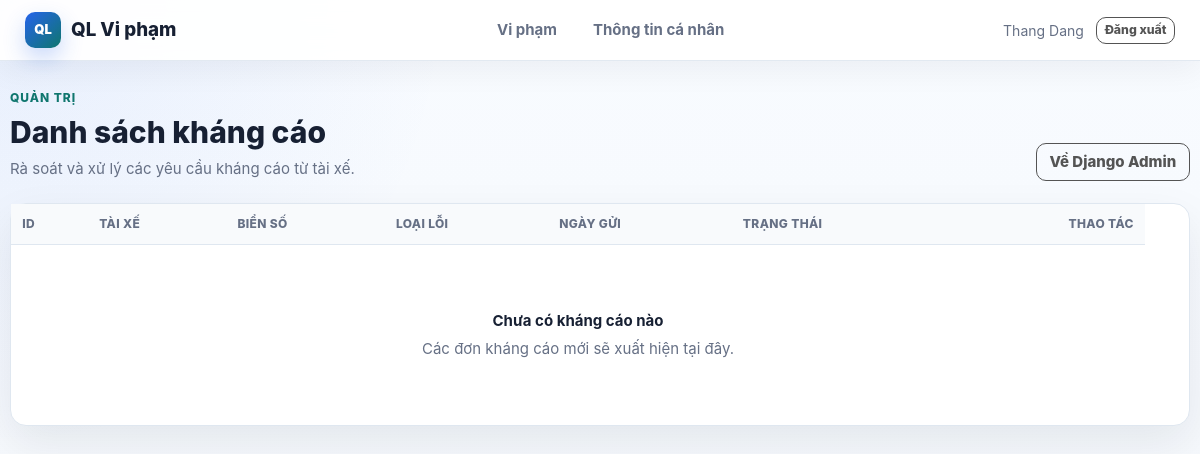
Before: /violations/admin/appeals/ (signed in) with the older database file.
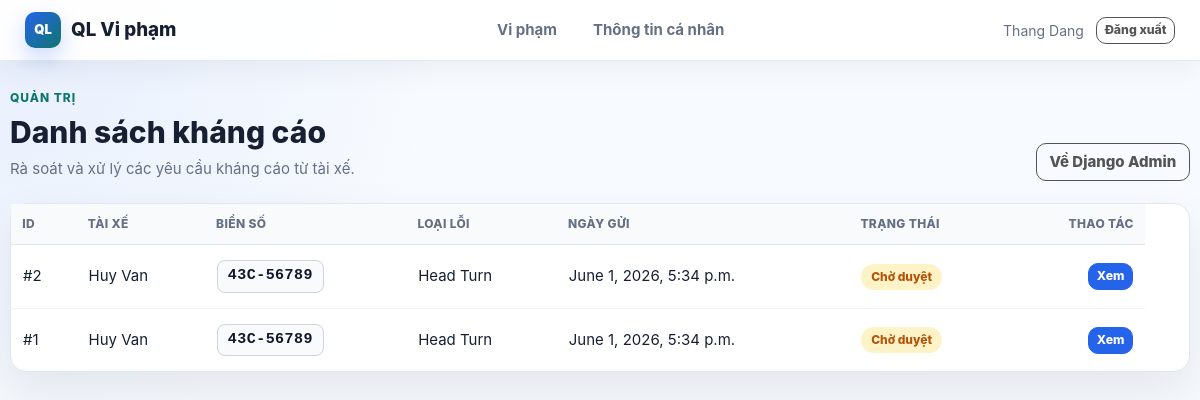
After: the same page with the newer database file.
### accounts/models.py (models this page shows, shortened)
class Account(AbstractBaseUser):
    first_name = models.CharField(max_length=50)
    last_name = models.CharField(max_length=50)
    username = models.CharField(max_length=50, unique=True)
    email = models.EmailField(max_length=100, unique=True)
    phone_number = models.CharField(max_length=15, blank=True)
    card_uid = models.CharField(max_length=50, unique=True, null=True, blank=True)
    date_joined = models.DateTimeField(auto_now_add=True)
    last_login = models.DateTimeField(auto_now=True)
    is_admin = models.BooleanField(default=False)
    is_staff = models.BooleanField(default=False)
    is_active = models.BooleanField(default=True)
    is_superadmin = models.BooleanField(default=False)
    USERNAME_FIELD = 'email'
    REQUIRED_FIELDS = ['username', 'first_name', 'last_name']
    objects = MyAccountManager()
    def get_full_name(self):
        return f"{self.first_name} {self.last_name}"

### violations/models.py (models this page shows, shortened)
class ViolationAppeal(models.Model):
    violation = models.OneToOneField(
        Violation,
        on_delete=models.CASCADE,
        related_name='appeal'
    )
    driver = models.ForeignKey(Account, on_delete=models.CASCADE)
    reason = models.TextField()
    status = models.CharField(
        max_length=20,
        choices=[
            ('pending', 'Pending'),
            ('approved', 'Approved'),
            ('rejected', 'Rejected'),
        ],
        default='pending'
    )
    admin_note = models.TextField(null=True, blank=True)
    created_at = models.DateTimeField(auto_now_add=True)
    reviewed_at = models.DateTimeField(null=True, blank=True, auto_now=True)

class Violation(models.Model):
    STATUS_CHOICES = [
        ('pending', 'Pending'),
        ('confirmed', 'Confirmed'),
        ('dismissed', 'Dismissed'),
        ('appealed', 'Appealed'),
    ]
    category = models.ForeignKey(Category, on_delete=models.CASCADE)
    reporter = models.ForeignKey(Account, on_delete=models.CASCADE)
    vehicle = models.ForeignKey(Vehicle, on_delete=models.CASCADE)
    title = models.CharField(max_length=200, default="Violation Report")
    description = models.TextField()
    reported_at = models.DateTimeField(auto_now_add=True)
    image = models.ImageField(upload_to='violations/', null=True, blank=True)
    video = models.FileField(upload_to='violations/videos/', null=True, blank=True)
    viewed = models.BooleanField(default=False)
    status = models.CharField(max_length=20, choices=STATUS_CHOICES, default='pending')
    class Meta:
        verbose_name = "Violation"
        verbose_name_plural = "Violations"
        ordering = ['-reported_at']

### vehicles/models.py (models this page shows, shortened)
class Vehicle(models.Model):
    license_plate = models.CharField(max_length=20, unique=True)
    model = models.CharField(max_length=100)
    registration_date = models.DateField()

### categories/models.py (models this page shows, shortened)
class Category(models.Model):
    name = models.CharField(max_length=100)
    description = models.TextField(blank=True, null=True)
    severality_level = models.IntegerField(default=1)
    is_active = models.BooleanField(default=True)
    created_at = models.DateTimeField(auto_now_add=True)
    class Meta:
        verbose_name = "Category"
        verbose_name_plural = "Categories"
        ordering = ['name']

### violations/views.py (the view)
# urls.py: path("admin/appeals/", views.appeal_review_list, name="appeal_review_list"),
@staff_member_required
def appeal_review_list(request):
    appeals = ViolationAppeal.objects.select_related(
        "violation",
        "driver",
        "violation__category",
        "violation__vehicle",
        "violation__reporter",
    ).order_by("-created_at")
    context = {
        "appeals": appeals,
    }
    return render(request, "admin_appeal_list.html", context)

### categories/context_processors.py (called while the page is built)
def menu_links(request):
    links = Category.objects.all()
    return dict(links=links)

### templates/admin_appeal_list.html (shortened to what this page needs)
{% extends "base.html" %}
{% block content %}
<section class="page-heading">
  <div>
    <p class="eyebrow">Quản trị</p>
    <h1>Danh sách kháng cáo</h1>
    <p>Rà soát và xử lý các yêu cầu kháng cáo từ tài xế.</p>
  </div>
  <a href="/admin/" class="btn btn-outline-secondary">Về Django Admin</a>
</section>
<section class="data-card">
  <div class="table-responsive">
    <table class="table app-table mb-0">
      <thead>
        <tr>
          <th>ID</th>
          <th>Tài xế</th>
          <th>Biển số</th>
          <th>Loại lỗi</th>
          <th>Ngày gửi</th>
          <th>Trạng thái</th>
          <th class="text-right">Thao tác</th>
        </tr>
      </thead>
      <tbody>
        {% for appeal in appeals %}
        <tr>
          <td>#{{ appeal.id }}</td>
          <td>{{ appeal.driver.get_full_name }}</td>
          <td><span class="plate-chip">{{ appeal.violation.vehicle.license_plate }}</span></td>
          <td>{{ appeal.violation.category.name }}</td>
          <td>{{ appeal.created_at }}</td>
          <td>
            {% if appeal.status == "pending" %}
            <span class="status-pill warning">Chờ duyệt</span>
            {% elif appeal.status == "approved" %}
            <span class="status-pill success">Đã chấp nhận</span>
            {% else %}
            <span class="status-pill danger">Đã từ chối</span>
            {% endif %}
          </td>
          <td class="text-right">
            <a
              href="{% url 'appeal_review_detail' appeal.id %}"
              class="btn btn-sm btn-primary"
            >
              Xem
            </a>
          </td>
        </tr>
        {% empty %}
        <tr>
          <td colspan="7">
            <div class="empty-state">
              <strong>Chưa có kháng cáo nào</strong>
              <span>Các đơn kháng cáo mới sẽ xuất hiện tại đây.</span>
            </div>
          </td>
        </tr>
        {% endfor %}
      </tbody>
    </table>
  </div>
</section>
{% endblock %}

### templates/base.html (shortened to what this page needs)
{% load static %}
<!doctype html>
<html lang="vi">
  <head>
    <link rel="stylesheet" href="{% static 'css/bootstrap.css' %}" />
    <link rel="stylesheet" href="{% static 'css/ui.css' %}" />
    <link rel="stylesheet" href="{% static 'css/responsive.css' %}" />
  </head>
  <body class="app-shell">
    <nav class="navbar navbar-expand-lg navbar-light app-navbar">
      <div class="container">
        <a class="navbar-brand app-brand" href="{% url 'violation_list' %}">
          <span class="app-brand-mark">QL</span>
          <span>QL Vi phạm</span>
        </a>
        <div class="collapse navbar-collapse" id="mainNavbar">
          <ul class="navbar-nav mr-auto app-nav-links">
            <li
              class="nav-item {% if request.resolver_match.url_name == 'violation_list' %}active{% endif %}"
            >
              <a class="nav-link" href="{% url 'violation_list' %}">Vi phạm</a>
            </li>
            <li
              class="nav-item {% if request.resolver_match.url_name == 'profile' %}active{% endif %}"
            >
              <a class="nav-link" href="{% url 'profile' %}">Thông tin cá nhân</a>
            </li>
          </ul>
          <div class="app-user-area">
            {% if request.user.is_authenticated %}
            <span class="app-user-name">
              {{ request.user.get_full_name|default:request.user.email }}
            </span>
            <a class="btn btn-outline-secondary btn-sm" href="{% url 'logout' %}">
              Đăng xuất
            </a>
            {% else %}
            <a class="btn btn-primary btn-sm" href="{% url 'login' %}">
              Đăng nhập
            </a>
            {% endif %}
          </div>
        </div>
      </div>
    </nav>
    <main class="container app-main">
      {% block content %}{% endblock %}
    </main>
  </body>
</html>

### core/static/css/ui.css (style rules this page uses)
html { font-family: "Inter", sans-serif; font-size: 15px; }
p:last-child { margin-bottom: 0; }
:root { --app-bg: #f4f7fb; --app-surface: #ffffff; --app-surface-soft: #f8fafc; --app-border: #dfe7f0; --app-text: #172033; --app-muted: #667085; --app-primary: #2563eb; --app-primary-dark: #1d4ed8; --app-success: #16803c; --app-warning: #b45309; --app-danger: #c2410c; --app-info: #0369a1; --app-shadow: 0 18px 45px rgba(15, 23, 42, 0.08); }
body.app-shell, body.auth-page { min-height: 100vh; background: radial-gradient(circle at top left, rgba(37, 99, 235, 0.08), transparent 30rem), linear-gradient(180deg, #f8fbff 0%, var(--app-bg) 100%); color: var(--app-text); }
.app-navbar { position: sticky; top: 0; z-index: 1000; border-bottom: 1px solid rgba(223, 231, 240, 0.9); background: rgba(255, 255, 255, 0.92); box-shadow: 0 10px 30px rgba(15, 23, 42, 0.05); backdrop-filter: blur(12px); }
.app-brand { display: inline-flex; align-items: center; gap: 10px; color: var(--app-text) !important; font-weight: 800; }
.app-brand-mark { display: inline-flex; width: 36px; height: 36px; align-items: center; justify-content: center; border-radius: 10px; color: #fff; background: linear-gradient(135deg, #2563eb, #0f766e); font-size: 13px; font-weight: 900; box-shadow: 0 10px 22px rgba(37, 99, 235, 0.24); }
.app-nav-links .nav-link { margin: 0 4px; border-radius: 999px; color: var(--app-muted) !important; font-weight: 700; padding: 8px 14px !important; }
.app-user-area { display: flex; align-items: center; gap: 12px; }
.app-user-name { max-width: 240px; color: var(--app-muted); font-size: 14px; overflow: hidden; text-overflow: ellipsis; white-space: nowrap; }
.app-main { padding-top: 28px; padding-bottom: 42px; }
.page-heading { display: flex; align-items: flex-end; justify-content: space-between; gap: 20px; margin-bottom: 22px; }
.page-heading h1, .detail-head h1 { margin: 0; color: var(--app-text); font-size: 30px; font-weight: 850; letter-spacing: 0; }
.page-heading p, .detail-head p { margin: 6px 0 0; color: var(--app-muted); }
.eyebrow { margin: 0 0 6px !important; color: #0f766e !important; font-size: 12px; font-weight: 850; letter-spacing: 0.08em; text-transform: uppercase; }
.filter-panel, .data-card, .auth-card { border: 1px solid var(--app-border); border-radius: 16px; background: var(--app-surface); box-shadow: var(--app-shadow); }
.data-card { padding: 22px; }
.data-card .table-responsive { margin: -22px; }
.app-table { color: var(--app-text); }
.app-table thead th { border-top: 0; border-bottom: 1px solid var(--app-border); background: var(--app-surface-soft); color: var(--app-muted); font-size: 12px; font-weight: 850; letter-spacing: 0.03em; text-transform: uppercase; white-space: nowrap; }
.app-table tbody td { border-top: 1px solid #eef2f7; padding: 15px 12px; vertical-align: middle; }
.plate-chip { display: inline-flex; align-items: center; min-height: 28px; padding: 4px 10px; border: 1px solid #cbd5e1; border-radius: 8px; background: #f8fafc; color: #111827; font-family: ui-monospace, SFMono-Regular, Menlo, Consolas, monospace; font-weight: 850; letter-spacing: 0.03em; }
.status-pill { display: inline-flex; align-items: center; justify-content: center; min-height: 26px; padding: 5px 10px; border-radius: 999px; font-size: 12px; font-weight: 850; line-height: 1; white-space: nowrap; }
.status-pill.warning { color: var(--app-warning); background: #fef3c7; }
.btn { border-radius: 10px; font-weight: 800; }
.btn-primary { border-color: var(--app-primary); background: var(--app-primary); }

Changed rows visible on the page:
added ViolationAppeal: id "2", driver.get_full_name "Huy Van", violation.vehicle.license_plate "43C-56789", violation.category.name "Head Turn", created_at "June 1, 2026, 5:34 p.m.", status "Chờ duyệt"
added ViolationAppeal: id "1", driver.get_full_name "Huy Van", violation.vehicle.license_plate "43C-56789", violation.category.name "Head Turn", created_at "June 1, 2026, 5:34 p.m.", status "Chờ duyệt"
Other visible differences:
text no longer shown: "Chưa có kháng cáo nào Các đơn kháng cáo mới sẽ xuất hiện tại đây."
